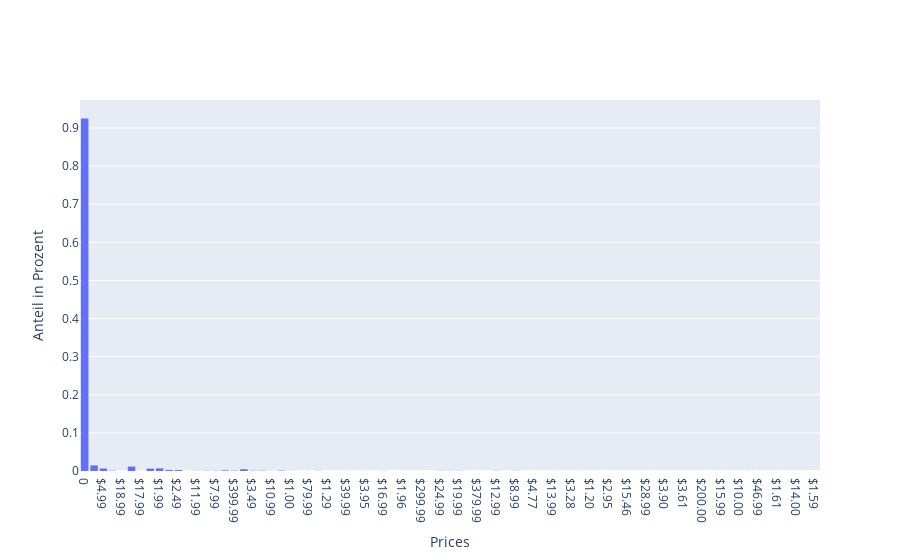

The notebook cell this image was saved under:
### Code cell
data = [
    go.Histogram( x = X_train['Price'],
                  histnorm = 'probability')
    ]

fig = go.Figure(data)
fig.update_xaxes(title_text='Prices')
fig.update_yaxes(title_text='Anteil in Prozent')
fig.show()

### Figure 1 — Plotly figure (JSON) as saved in the notebook; plotly's stock layout.template omitted (floating-point values rounded to 4 significant figures; data arrays with more than 128 entries replaced by an {"elided": "..."} marker saying what was removed)
{"data": [{"histnorm": "probability", "x": {"elided": "8672 str values"}, "type": "histogram"}], "layout": {"xaxis": {"title": {"text": "Prices"}}, "yaxis": {"title": {"text": "Anteil in Prozent"}}}}
